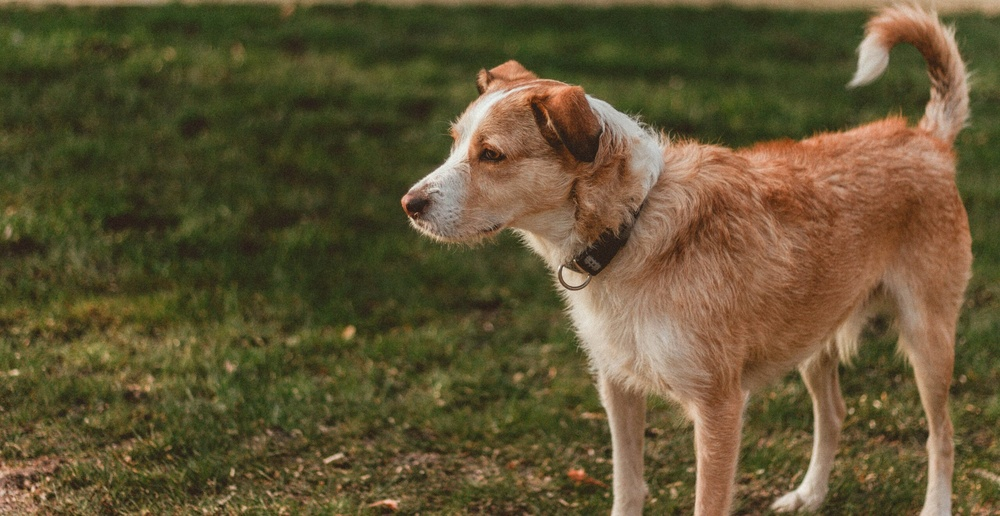
#> input picture Images/dog.jpg, 1000 x 516 px, shrunk from 2560 x 1320 before the run, found by its file name
$ jupyter execute sec_6_tem.ipynb   (shell and % lines are left out)
#> lines starting #> are read from the running program, lines starting #| are printed output that depends on the picture; long printed decimals are rounded
[cell 1]
# TEMPLATE MATCHING

import numpy as np
import cv2
import matplotlib.pyplot as plt

[cell 2]
full = cv2.imread('/home/srijanani/GIT/OpenCV/Images/dog.jpg')
#> full is the input picture: shape (516, 1000, 3); mean B, G, R 51.4, 83.5, 96.3
full = cv2.cvtColor(full, cv2.COLOR_BGR2RGB)

plt.imshow(full)

[cell 3]
face = cv2.imread('/home/srijanani/GIT/OpenCV/Images/dog_face.jpg')
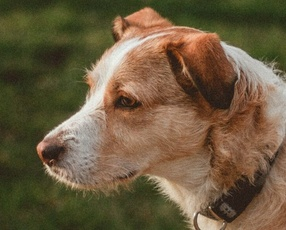
#> input picture Images/dog_face.jpg, 286 x 230 px, shrunk from 733 x 589 before the run, found by its file name
#> face is the input picture: shape (230, 286, 3); mean B, G, R 63.8, 90.8, 107.9
face = cv2.cvtColor(face, cv2.COLOR_BGR2RGB)

plt.imshow(face)

[cell 4]
# TEMPLATE MATCHING USE THE SUM OF SQUARE DIFFERENCE METHOD() THIS FUNCTION LOW VALUE IS PERFECT MATCH

result = cv2.matchTemplate(full, face, cv2.TM_SQDIFF)
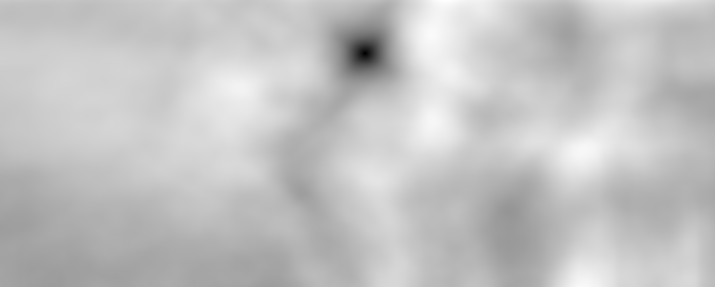
#> result: shape (287, 715) float32; min 5840084, max 963993152, mean 736600128; drawn with min black and max white

plt.imshow(result)
plt.title('HEATMAP FOR TEMPLATE MATCHING')
# plt.imshow(result, cmap='gray')

[cell 5]
min_val, max_val, min_loc, max_loc = cv2.minMaxLoc(result)
#> min_val = 5840084; max_val = 963993152; min_loc = (365, 53); max_loc = (444, 0)

print(min_val, max_val, min_loc, max_loc)
#| 5840084.0 963993152.0 (365, 53) (444, 0)

[cell 6]
face.shape

height, width = face.shape[:2]
#> height = 230; width = 286

print(height, width)
#| 230 286

[cell 7]
top_left = min_loc
#> top_left = (365, 53)

bottom_right = top_left[0] + height, top_left[1] + width
#> bottom_right = (595, 339)

full_copy = full.copy()

cv2.rectangle(full_copy, top_left, bottom_right, (0, 0, 255), 10)
#> full_copy: shape (516, 1000, 3); mean R, G, B 94.6, 81.9, 56

plt.imshow(full_copy)
plt.title('DETECTION OF TEMPLATE')

[cell 8]
# TEMPLAGE USE THE SUM OF SQUARE DIFFERENCE NORMALIZED METHOD() THIS LOW VALUE IS PERFECT MATCHING

full_copy = full.copy()

result = cv2.matchTemplate(full_copy, face, cv2.TM_SQDIFF_NORMED)

plt.imshow(result, cmap='gray')
plt.title('Template Matching Result')
plt.colorbar()
plt.show()
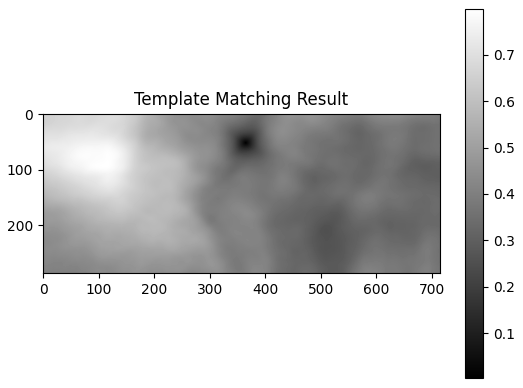
#> figure drawn by matplotlib, 2 panels

[cell 9]
# GET THE MINIMUM AND MAXIMUM VALUE AND THEIR CORRESPONDING LOCATION

min_val, max_val, min_loc, max_loc = cv2.minMaxLoc(result)
#> min_val = 0.0029; max_val = 0.799; max_loc = (115, 92)

print(min_val, max_val, min_loc, max_loc)
#| 0.002905 0.7993 (365, 53) (115, 92)

[cell 10]
height, width = face.shape[:2]

print(height, width)
#| 230 286

[cell 11]
# POINT DECLERE FOR DRAW RECTANGLE

top_left = min_loc

bottom_right = top_left[0] + height, top_left[1] + width

[cell 12]
# DRAW RECTANGLE ON THE FULL IMAGE

cv2.rectangle(full_copy, top_left, bottom_right, (0, 255, 0), 10)
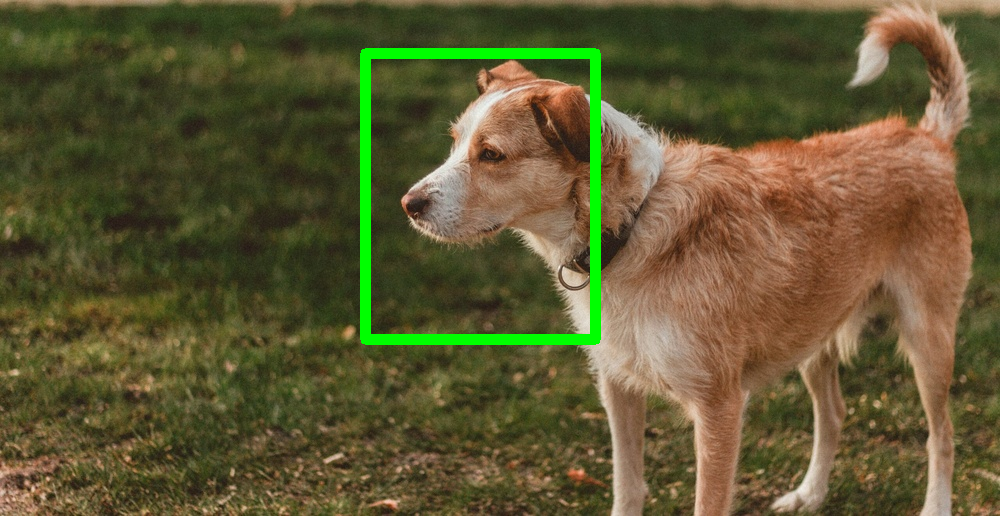
#> full_copy: shape (516, 1000, 3); mean R, G, B 94.6, 87.5, 50.4

plt.imshow(full_copy)
plt.title('DETECTION OF TEMPLATE')
# plt.colorbar()
# plt.show()

[cell 13]
# TEMPLATE MATCHING USING CORSS CORRELATION METHOD(). THIS FUNCTION HIGH VALUE IS PERFECT MATCH

full_copy =  full.copy()

result = cv2.matchTemplate(full_copy, face, cv2.TM_CCORR)
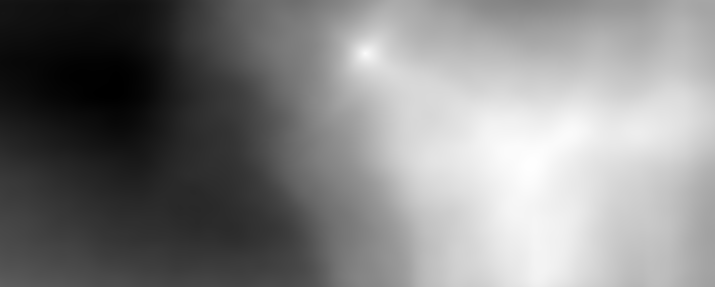
#> result: shape (287, 715) float32; min 853148096, max 2.03e+09, mean 1.46e+09; drawn with min black and max white

plt.imshow(result)
plt.title('HEATMAP OF TEMPLATE MATCHING')

[cell 14]
min_value, max_value, min_loc, max_loc = cv2.minMaxLoc(result)
#> min_value = 853148096; max_value = 2.03e+09; min_loc = (115, 92); max_loc = (530, 164)

print(min_value, max_value, min_loc, max_loc)
#| 853148096.0 2025540992.0 (115, 92) (530, 164)

[cell 15]
height, width = face.shape[:2]

print(height, width)
#| 230 286

[cell 16]
# DECLERE POINT FOR DEAWING RECTANGLE

top_left = max_loc
#> top_left = (530, 164)

bottom_right = top_left[0] + height, top_left[1] + width
#> bottom_right = (760, 450)

[cell 17]
cv2.rectangle(full_copy, top_left, bottom_right, (0, 0, 255), 10)
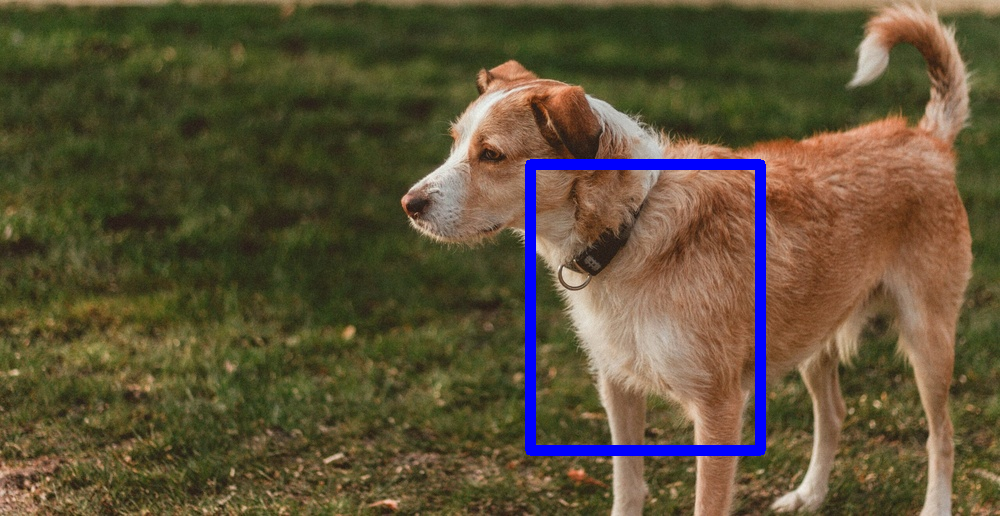
#> full_copy: shape (516, 1000, 3); mean R, G, B 93.6, 81.4, 55.5

plt.imshow(full_copy)
plt.title('DETECTION OF TEMPLATE')

[cell 18]
# TEMPLATE MATCHING USING CROSS CORRELATION NORMALIZED METHOS(). THIS FUNCTION HIGH VALUE IS PERFECT MATCH

full_copy = full.copy()

result = cv2.matchTemplate(full_copy, face, cv2.TM_CCORR_NORMED)
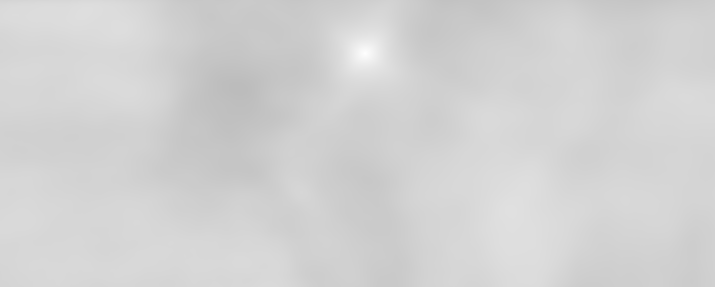
#> result: shape (287, 715) float32; min 0.737, max 0.999, mean 0.825

plt.imshow(result)
plt.title('HEATMAP OF TEMPLATE MATCHING')

[cell 19]
# GET MINIMUM AND MAXIMUM VALUE AND THEIR CORRESPONDING LOCATIONS

min_value, max_value, min_loc, max_loc = cv2.minMaxLoc(result)
#> min_value = 0.737; max_value = 0.999; min_loc = (238, 87); max_loc = (365, 53)

print(min_value, max_value, min_loc, max_loc)
#| 0.7375 0.9985 (238, 87) (365, 53)

[cell 20]
# GET HEIGHT AND WIDTH OF THE FACE IMAGE

height, width = face.shape[:2]

print(height, width)
#| 230 286

[cell 21]
# DECLERING POINTS

top_left = max_loc
#> top_left = (365, 53)

bottom_right = top_left[0] + height, top_left[1] + width
#> bottom_right = (595, 339)

[cell 22]
# DRAW RECTANGLE IN THE FULL DOG IMAGE

cv2.rectangle(full_copy, top_left, bottom_right, (255, 0, 0), 10)
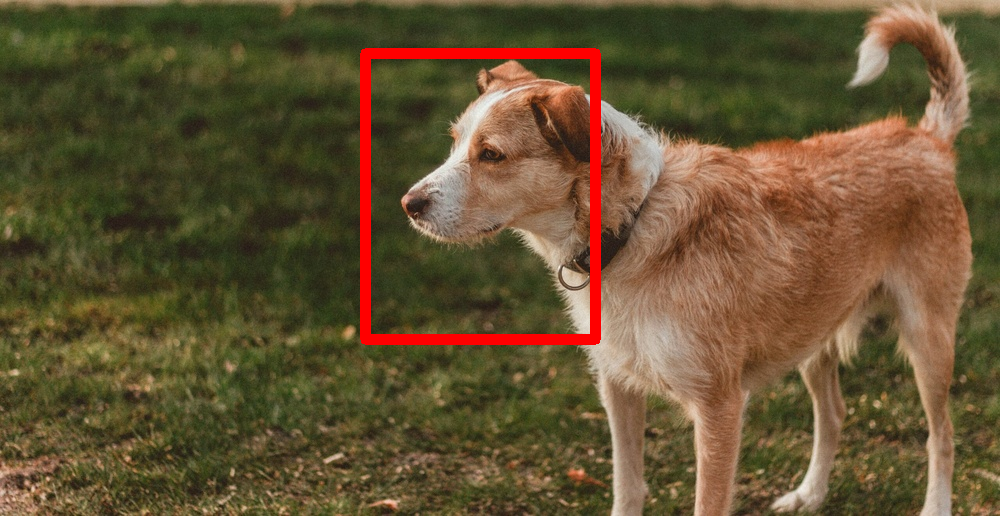
#> full_copy: shape (516, 1000, 3); mean R, G, B 100.2, 81.9, 50.4

plt.imshow(full_copy)
plt.title('DETECTION OF TEMPLATE')

[cell 23]
# TEMPALTE MATCHING USING CORRELATION COOEFFICIENT METHOD(). THIS METHOD IS HIGH VALUE IS PERFECT MATCH

full_copy = full.copy()

result = cv2.matchTemplate(full_copy, face, cv2.TM_CCOEFF)
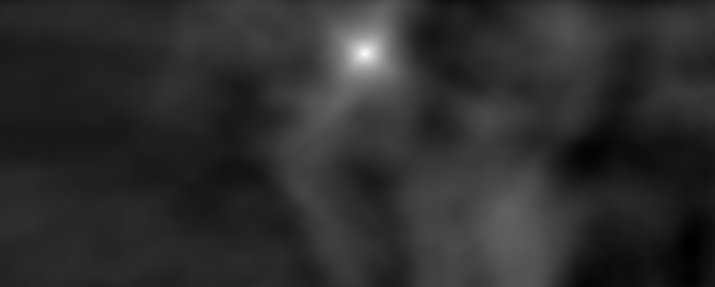
#> result: shape (287, 715) float32; min -76856352, max 429821888, mean 14004090; drawn with min black and max white

plt.imshow(result)
plt.title('HEATMAP OF TEMPALTE MATCHING')

[cell 24]
# GET MINIMUM AND MAXIMUM VALUE ADN CORRESPONDING LOCATION

min_value, max_value, min_loc, max_loc = cv2.minMaxLoc(result)
#> min_value = -76856352; max_value = 429821888; min_loc = (691, 244)

print(min_value, max_value, min_loc, max_loc)
#| -76856352.0 429821888.0 (691, 244) (365, 53)

[cell 25]
# GET HEIGHT AND WIDTH FROM THE FACE IMAGE

height, width = face.shape[:2]

print(height, width)
#| 230 286

[cell 26]
# DECLARE POINT FOR DRAWING RECTANGLE

top_left = max_loc

bottom_right = top_left[0] + height, top_left[1] + width

[cell 27]
# DRAWING RECTANGLE ON THE FULL DOG IMAGE

cv2.rectangle(full_copy, top_left, bottom_right, (0, 255, 0), 10)

plt.imshow(full_copy)
plt.title('DETECTION OF TEMPLATE')

[cell 28]
# TEMPLATE MATCHING USING CORRELATION COEFFICIENT NORMALIZED METHOD(). THIS METHOD HIGH VALUE IS PERFECT MATCH

full_copy = full.copy()

result = cv2.matchTemplate(full_copy, face, cv2.TM_CCOEFF_NORMED)
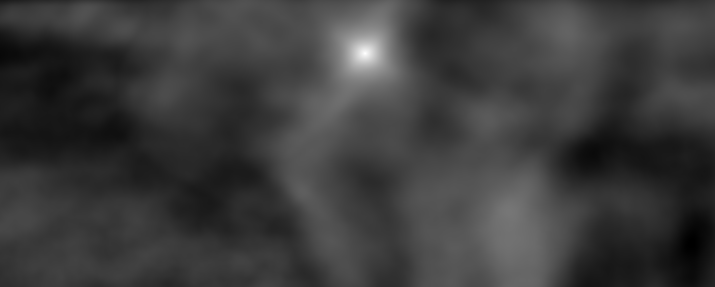
#> result: shape (287, 715) float32; min -0.277, max 0.993, mean 0.0231; drawn with min black and max white

plt.imshow(result)
plt.title('HEATMAP OF TEMPLATE MATCHING')

[cell 29]
# GET MINIMUM AND MAXIMUM VALUE ADN CORRESPONDING LOCATION

min_val, max_val, min_loc, max_loc = cv2.minMaxLoc(result)
#> min_val = -0.277; max_val = 0.993; min_loc = (691, 242)

print(min_val, max_val, min_loc, max_loc)
#| -0.2771 0.9933 (691, 242) (365, 53)

[cell 30]
# GET HEIGHT AND WIDTH FROM THE FACE IMAGE

height, width = face.shape[:2]

print(height, width)
#| 230 286
